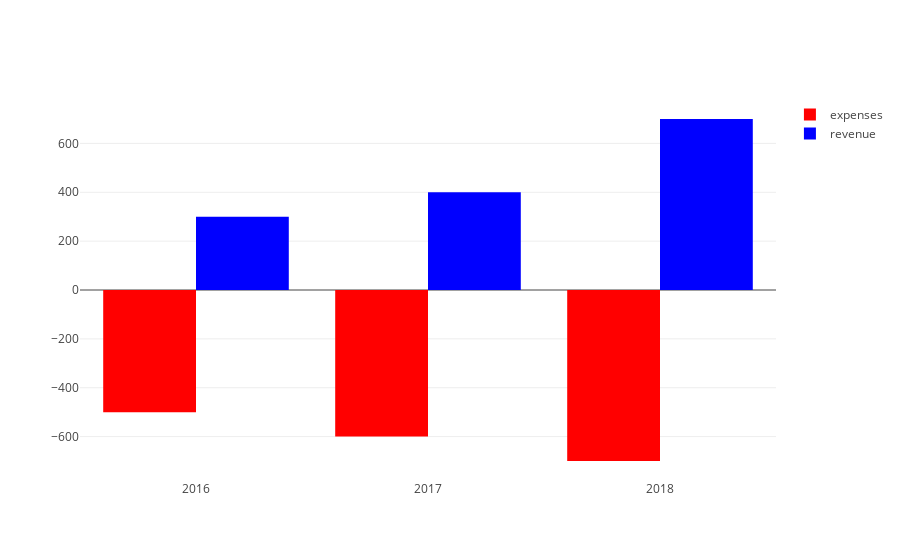

The notebook cell saved with this chart:
### Code cell
data = [
    go.Bar(
        x = ['2016','2017','2018'],
        y = [500,600,700],
        base = [-500,-600,-700],
        marker = dict(
          color = 'red'
        ),
        name = 'expenses'
    ),
    go.Bar(
        x = ['2016','2017','2018'],
        y = [300,400,700],
        base = 0,
        marker = dict(
          color = 'blue'
        ),
        name = 'revenue'
    )
]

fig = go.Figure(data=data)
iplot(fig, filename='base-bar')

### Figure 1 — Plotly figure (JSON) as saved in the notebook; plotly's stock layout.template omitted (floating-point values rounded to 4 significant figures)
{"data": [{"base": [-500, -600, -700], "marker": {"color": "red"}, "name": "expenses", "type": "bar", "uid": "12344ea2-546f-4122-8622-c0f210221efd", "x": ["2016", "2017", "2018"], "y": [500, 600, 700]}, {"base": 0, "marker": {"color": "blue"}, "name": "revenue", "type": "bar", "uid": "aae1b83e-f3f1-4731-8bc5-2afe6f6393a5", "x": ["2016", "2017", "2018"], "y": [300, 400, 700]}], "layout": {}}
